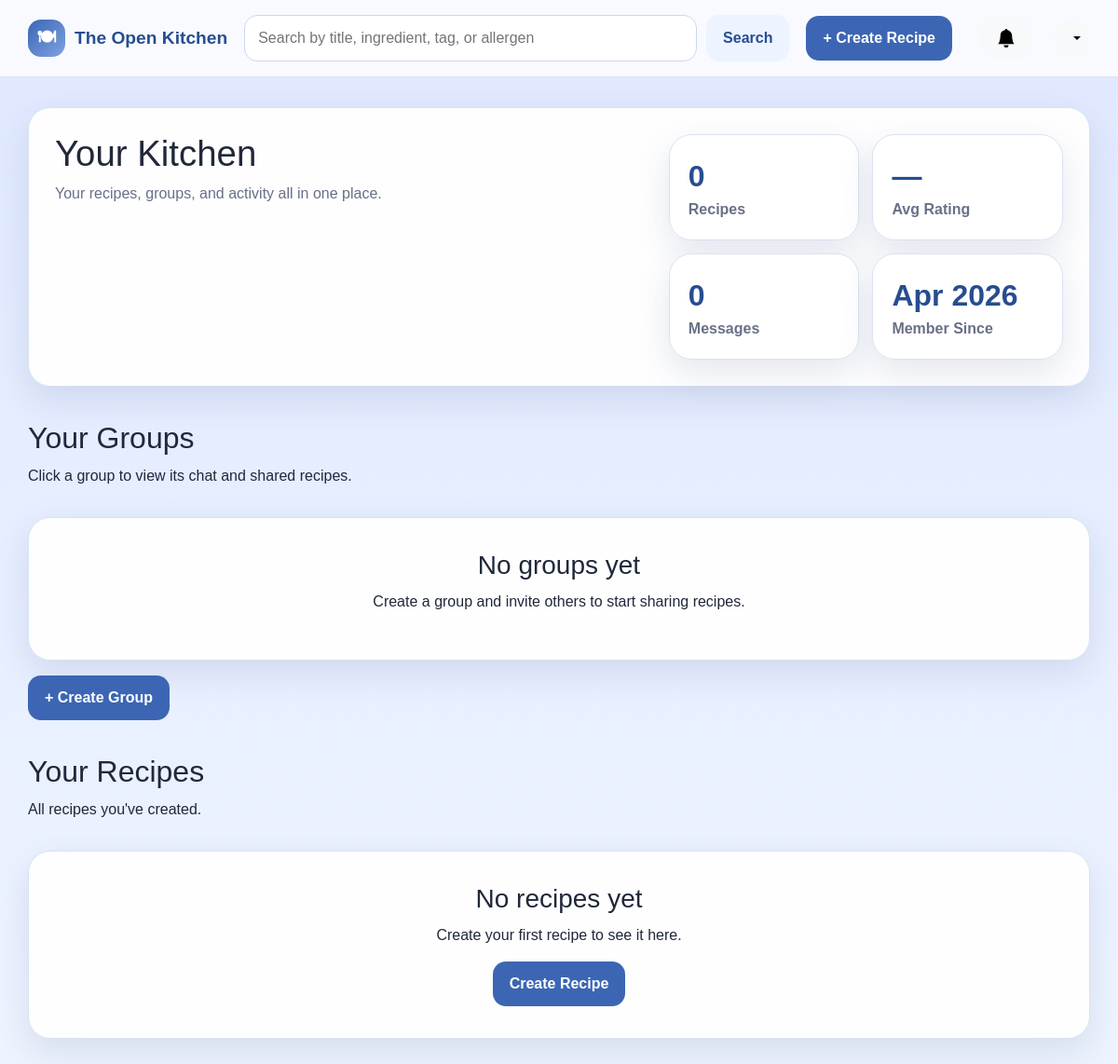
Before: /groups (signed in) with the older database file.
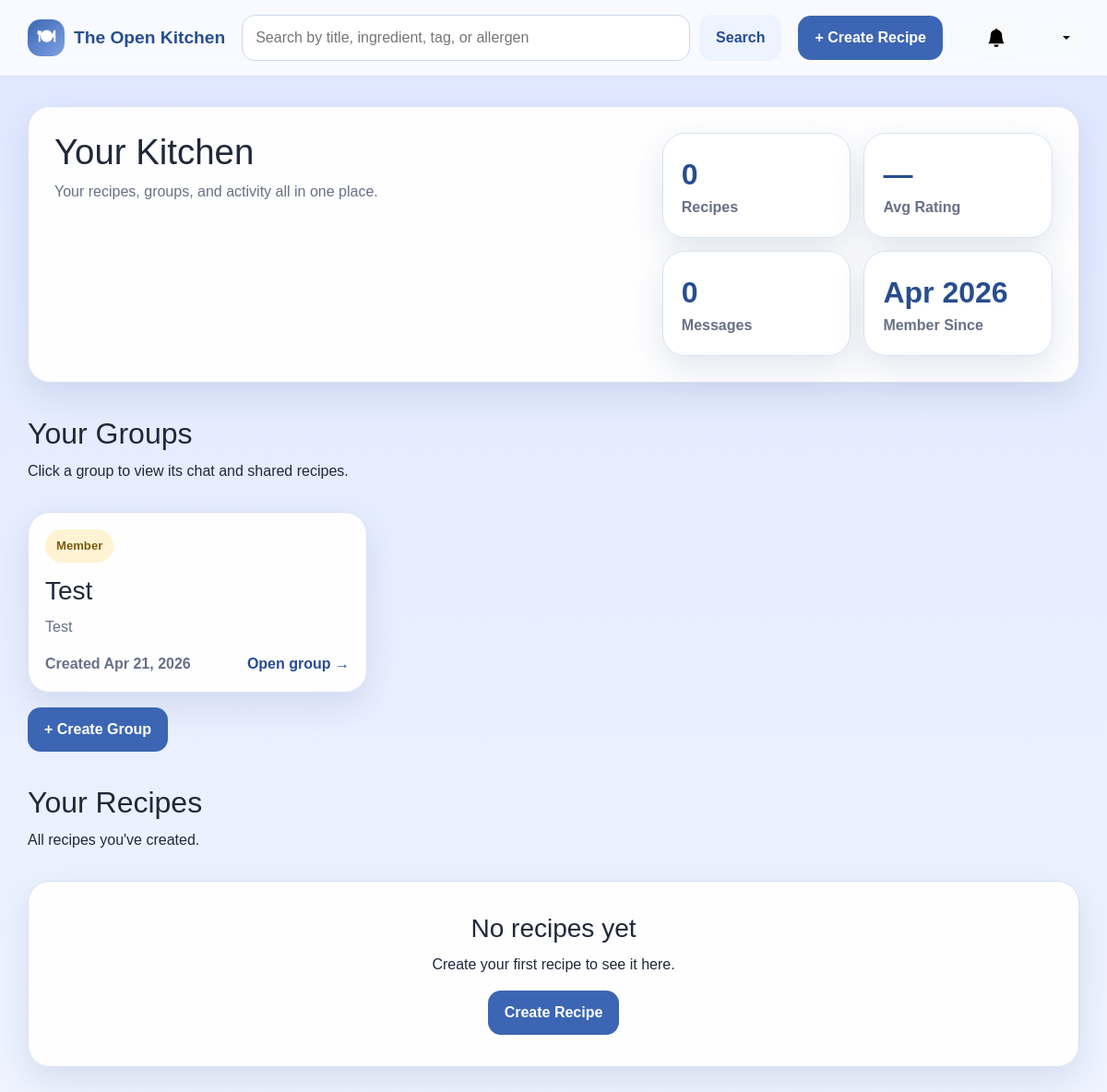
After: the same page with the newer database file.
### app/models.py (models this page shows, shortened)
class User(db.Model):
    __tablename__ = 'users'
    id = db.Column(db.Integer, primary_key=True)
    firstName = db.Column(db.String(50), nullable=False)
    lastName = db.Column(db.String(50), nullable=False)
    email = db.Column(db.String(100), unique=True, nullable=False)
    password = db.Column(db.String(255), nullable=False)
    role = db.Column(db.String(20), nullable=False, default='contributor')
    isActive = db.Column(db.Boolean, default=True)
    dateCreated = db.Column(db.DateTime, nullable=False, default=datetime.now)
    recipes = db.relationship('Recipe', backref='author', lazy=True)

class Group(db.Model):
    __tablename__ = 'groups'
    id = db.Column(db.Integer, primary_key=True)
    leaderID = db.Column(db.Integer, db.ForeignKey('users.id'), nullable=False)
    name = db.Column(db.String(100), nullable=False)
    description = db.Column(db.Text)
    dateCreated = db.Column(db.DateTime, nullable=False)
    members = db.relationship('GroupMember', backref='group', lazy=True)
    messages = db.relationship('GroupMessage', backref='group', lazy=True)

### app/routes.py (the view)
@app.route('/groups')
@login_required
def my_groups():
    uid = current_user_id()
    user = get_current_user()
    memberships = GroupMember.query.filter_by(userID=uid).all()
    groups = [m.group for m in memberships]
    recipes = Recipe.query.filter_by(authorID=uid).order_by(Recipe.dateCreated.desc()).all()
    recipe_data = [_recipe_card_data(r) for r in recipes]
    message_count = GroupMessage.query.filter_by(senderID=uid).count()
    avg = db.session.query(func.avg(Rating.stars)).filter_by(userID=uid).scalar()
    avg_rating = round(avg, 1) if avg else None
    notifications = _get_notifications()
    has_unread = any(not n.isRead for n in notifications)
    return render_template('groups/index.html',
                           groups=groups,
                           recipe_data=recipe_data,
                           message_count=message_count,
                           avg_rating=avg_rating,
                           user=user,
                           notifications=notifications,
                           has_unread=has_unread)

### app/routes.py (called while the page is built)
def login_required(f):
    @wraps(f)
    def decorated_function(*args, **kwargs):
        if 'user_id' not in session:
            flash('Please log in to access this page.', 'warning')
            return redirect(url_for('login'))
        return f(*args, **kwargs)
    return decorated_function

def get_current_user():
    if 'user_id' in session:
        return User.query.get(session['user_id'])
    return None

def current_user_id():
    return session.get('user_id')

def _get_notifications():
    uid = current_user_id()
    if uid is None:
        return []
    return Notification.query.filter_by(userID=uid).order_by(Notification.dateCreated.desc()).all()

### app/templates/groups/index.html (shortened to what this page needs)
{% extends "base.html" %}
{% block content %}
<section class="hero-card">
    <div>
        <h1>Your Kitchen</h1>
        <p class="hero-copy">Your recipes, groups, and activity all in one place.</p>
    </div>
    <div class="stats-panel">
        <div class="stat-card">
            <span class="stat-number">{{ recipe_data|length }}</span>
            <span class="stat-label">Recipes</span>
        </div>
        <div class="stat-card">
            <span class="stat-number">{{ avg_rating or '—' }}</span>
            <span class="stat-label">Avg Rating</span>
        </div>
        <div class="stat-card">
            <span class="stat-number">{{ message_count }}</span>
            <span class="stat-label">Messages</span>
        </div>
        <div class="stat-card">
            <span class="stat-number">
                {{ user.dateCreated.strftime('%b %Y') if user else 'N/A' }}
            </span>
            <span class="stat-label">Member Since</span>
        </div>
    </div>
</section>
<section class="section-head" style="margin-top: 36px;">
    <div>
        <h2>Your Groups</h2>
        <p>Click a group to view its chat and shared recipes.</p>
    </div>
</section>
{% if groups %}
<div class="card-grid">
    {% for group in groups %}
    <a href="{{ url_for('view_group', group_id=group.id) }}" class="recipe-card-link">
        <article class="recipe-card">
            <div class="recipe-card-top">
                <span class="mini-pill">{{ 'Leader' if group.leaderID == 1 else 'Member' }}</span>
            </div>
            <h3>{{ group.name }}</h3>
            <p>{{ group.description or 'No description provided.' }}</p>
            <div class="recipe-card-footer">
                <span class="muted-small">Created {{ group.dateCreated.strftime('%b %d, %Y') }}</span>
                <span>Open group →</span>
            </div>
        </article>
    </a>
    {% endfor %}
</div>
{% else %}
<div class="empty-state">
    <h3>No groups yet</h3>
    <p>Create a group and invite others to start sharing recipes.</p>
</div>
{% endif %}
<div class="mt-3 mb-4">
    <a href="{{ url_for('create_group') }}" class="btn btn-primary">+ Create Group</a>
</div>
<section class="section-head" style="margin-top: 36px;">
    <div>
        <h2>Your Recipes</h2>
        <p>All recipes you've created.</p>
    </div>
</section>
{% if recipe_data %}
<div class="card-grid">
    {% for item in recipe_data %}
    <a href="{{ url_for('view_recipe', recipe_id=item.recipe.id) }}" class="recipe-card-link">
        <article class="recipe-card">
            <div class="recipe-card-top">
                <span class="mini-pill">{{ item.category_names[0] if item.category_names else 'Recipe' }}</span>
                <span class="muted-small">{{ item.ingredient_count }} ingredients</span>
            </div>
            <h3>{{ item.recipe.title }}</h3>
            <p>{{ item.recipe.description or 'A saved Open Kitchen recipe.' }}</p>
            <div class="pill-row">
                <span class="pill">Serves {{ item.recipe.baseServings }}</span>
                {% if item.recipe.prepTime %}<span class="pill">Prep {{ item.recipe.prepTime }} min</span>{% endif %}
                {% if item.recipe.cookTime %}<span class="pill">Cook {{ item.recipe.cookTime }} min</span>{% endif %}
            </div>
            <div class="recipe-card-footer">
                {% if item.avg_rating %}
                <span class="card-stars">
                    {% for i in range(1, 6) %}
                        <span class="{% if i <= item.avg_rating|round(0,'floor')|int %}star-on{% else %}star-off{% endif %}">★</span>
                    {% endfor %}
                    <span class="rating-score">{{ item.avg_rating }} ({{ item.rating_count }})</span>
                </span>
                {% else %}
                <span class="muted-small no-rating">No ratings yet</span>
                {% endif %}
                <span>Open recipe →</span>
            </div>
        </article>
    </a>
    {% endfor %}
</div>
{% else %}
<div class="empty-state">
    <h3>No recipes yet</h3>
    <p>Create your first recipe to see it here.</p>
    <a href="{{ url_for('create_recipe') }}" class="btn btn-primary">Create Recipe</a>
</div>
{% endif %}
{% endblock %}

### app/templates/base.html (shortened to what this page needs)
<!DOCTYPE html>
<html lang="en">
<head>
    <link href="https://cdn.jsdelivr.net/npm/bootstrap@5.3.3/dist/css/bootstrap.min.css" rel="stylesheet">
    <link rel="stylesheet" href="{{ url_for('static', filename='style.css') }}">
</head>
<body>
    <header class="site-header">
        <div class="container nav-wrap">
            <a class="brand" href="{{ url_for('dashboard') }}">
                <span class="brand-mark">🍽</span>
                <span>The Open Kitchen</span>
            </a>
            <form class="searchbar" action="{{ url_for('search') }}" method="get">
                <input type="text" name="q" placeholder="Search by title, ingredient, tag, or allergen"
                       value="{{ request.args.get('q', '') }}">
                <button type="submit" class="btn btn-secondary">Search</button>
            </form>
            <nav class="nav-links">
                {% if session.get('user_id') %}
                    <a href="{{ url_for('create_recipe') }}" class="btn btn-primary">+ Create Recipe</a>
                {% else %}
                    <a href="{{ url_for('login') }}" class="btn btn-primary">Log In</a>
                {% endif %}
                {% if session.get('user_id') %}
                <button type="button"
                        id="notificationBtn"
                        class="btn btn-light position-relative ms-3"
                        data-bs-toggle="offcanvas"
                        data-bs-target="#notificationPanel"
                        aria-controls="notificationPanel">
                    <svg xmlns="http://www.w3.org/2000/svg" width="20" height="20" fill="currentColor" class="bi bi-bell-fill" viewBox="0 0 16 16">
                        <path d="M8 16a2 2 0 0 0 2-2H6a2 2 0 0 0 2 2m.995-14.901a1 1 0 1 0-1.99 0A5 5 0 0 0 3 6c0 1.098-.5 6-2 7h14c-1.5-1-2-5.902-2-7 0-2.42-1.72-4.44-4.005-4.901"/>
                    </svg>
                </button>
                {% endif %}
                {% if session.get('user_id') %}
                <div class="dropdown ms-2">
                    <button class="btn btn-light dropdown-toggle d-flex align-items-center justify-content-center"
                            type="button"
                            id="profileDropdown"
                            data-bs-toggle="dropdown"
                            aria-expanded="false"
                            style="width: 40px; height: 40px; border-radius: 50%;">
                    </button>
                </div>
                {% endif %}
            </nav>
        </div>
    </header>
    <main class="container page-shell">
        {% block content %}{% endblock %}
    </main>
    <div class="toast-container position-fixed top-0 end-0 p-3" style="z-index: 1100;" id="toastContainer"></div>
</body>
</html>

### app/static/style.css (style rules this page uses)
:root { --bg-top: #dfe8ff; --bg-bottom: #eef4ff; --surface: rgba(255, 255, 255, 0.96); --surface-strong: #ffffff; --primary: #3c66b3; --primary-dark: #274d90; --accent: #f4c15d; --text: #20283a; --muted: #687087; --line: #d9e2f2; --shadow: 0 14px 36px rgba(40, 62, 113, 0.12); --radius-lg: 24px; --radius-md: 18px; --radius-sm: 12px; }
* { box-sizing: border-box; }
html, body { margin: 0; padding: 0; }
body { font-family: Arial, Helvetica, sans-serif; color: var(--text); background: linear-gradient(180deg, var(--bg-top) 0%, var(--bg-bottom) 100%); }
a { color: inherit; text-decoration: none; }
.container { width: min(1160px, calc(100% - 32px)); margin: 0 auto; }
.page-shell { padding: 32px 0 56px; }
.site-header { position: sticky; top: 0; z-index: 20; backdrop-filter: blur(10px); background: rgba(255, 255, 255, 0.78); border-bottom: 1px solid rgba(217, 226, 242, 0.95); }
.nav-wrap { display: grid; grid-template-columns: auto 1fr auto; gap: 18px; align-items: center; padding: 16px 0; }
.brand { display: inline-flex; align-items: center; gap: 10px; font-size: 1.2rem; font-weight: 800; color: var(--primary-dark); }
.brand-mark { display: inline-grid; place-items: center; width: 40px; height: 40px; border-radius: 14px; background: linear-gradient(135deg, var(--primary), #7ea2e3); color: white; }
.nav-links { display: inline-flex; align-items: center; gap: 14px; }
.searchbar { display: grid; grid-template-columns: 1fr auto; gap: 10px; }
.searchbar input, input, select, textarea { width: 100%; padding: 12px 14px; border: 1px solid #ccd7ed; border-radius: 14px; font: inherit; background: white; }
.btn { display: inline-flex; align-items: center; justify-content: center; gap: 8px; border: 0; border-radius: 14px; padding: 12px 18px; font-weight: 700; cursor: pointer; }
.btn-primary { background: var(--primary); color: white; }
.btn-secondary { background: #edf3ff; color: var(--primary-dark); }
.hero-card, .recipe-card, .form-card, .panel-card, .empty-state, .alert, .stat-card { background: var(--surface); border: 1px solid var(--line); border-radius: var(--radius-lg); box-shadow: var(--shadow); }
.hero-card { display: grid; grid-template-columns: 1.2fr .8fr; gap: 24px; padding: 28px; }
h1, h2, h3 { margin: 0 0 10px; }
.hero-card h1 { font-size: 2.4rem; line-height: 1.1; }
.hero-copy, .lead, .helper, .muted-small { color: var(--muted); }
.stats-panel { display: grid; grid-template-columns: 1fr 1fr; gap: 14px; }
.stat-card { padding: 20px; }
.stat-number { display: block; font-size: 2rem; font-weight: 800; color: var(--primary-dark); }
.stat-label { color: var(--muted); font-weight: 600; }
.section-head { display: flex; align-items: end; justify-content: space-between; gap: 16px; margin: 28px 0 16px; }
.card-grid { display: grid; grid-template-columns: repeat(3, minmax(0, 1fr)); gap: 18px; }
.recipe-card-link { display: block; }
.recipe-card { padding: 18px; transition: transform .16s ease, box-shadow .16s ease; }
.recipe-card-top, .content-grid { display: flex; justify-content: space-between; gap: 12px; }
.recipe-card h3 { margin-top: 14px; }
.recipe-card p { margin: 0 0 14px; color: var(--muted); }
.recipe-card-footer { margin-top: 16px; font-weight: 700; color: var(--primary-dark); }
.pill, .mini-pill { display: inline-flex; align-items: center; gap: 6px; border-radius: 999px; padding: 8px 12px; font-size: .82rem; font-weight: 700; }
.mini-pill { background: #fff3d4; color: #7a5b13; }
.empty-state { padding: 34px; text-align: center; }
.recipe-card-footer { margin-top: 16px; font-weight: 700; color: var(--primary-dark); display: flex; justify-content: space-between; align-items: center; gap: 8px; }

Changed rows visible on the page:
added Group: leaderID "Member", name "Test", description "Test", dateCreated "Apr 21, 2026"
Other visible differences:
text no longer shown: "No groups yet Create a group and invite others to start sharing recipes."
